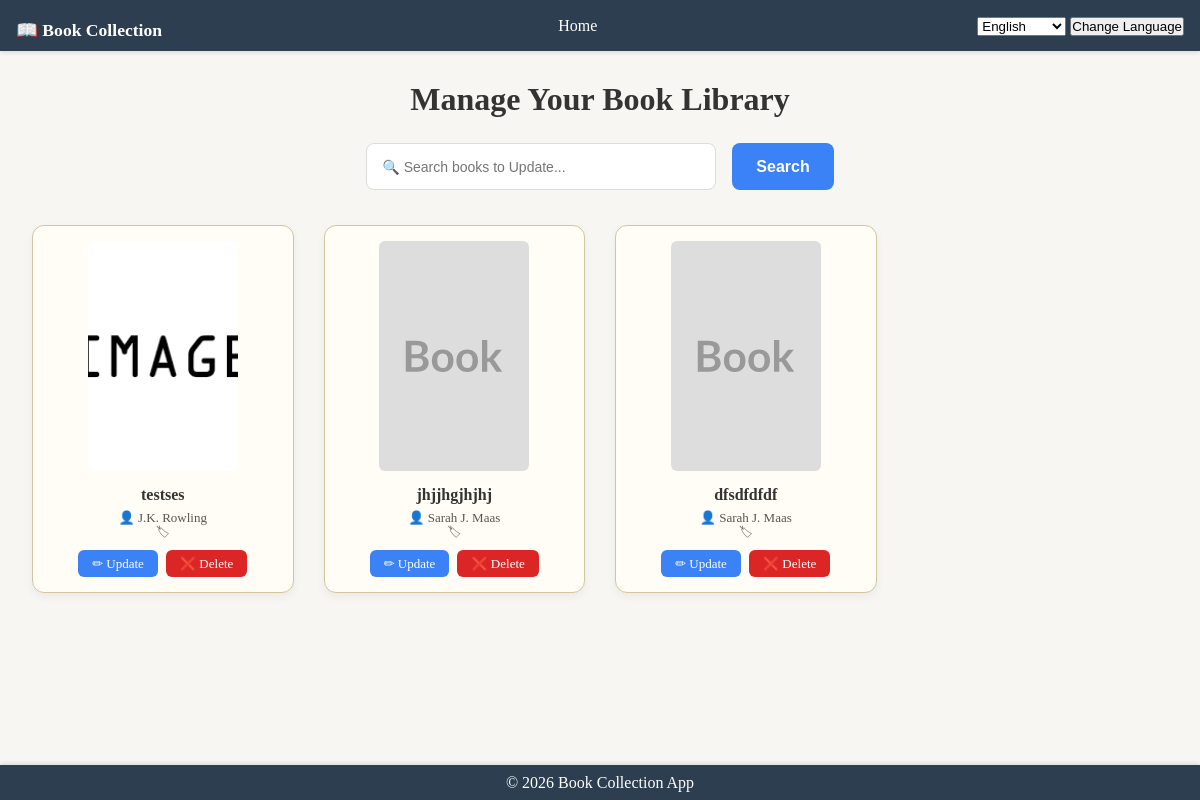
The app's page /home/manage_books/, older data.
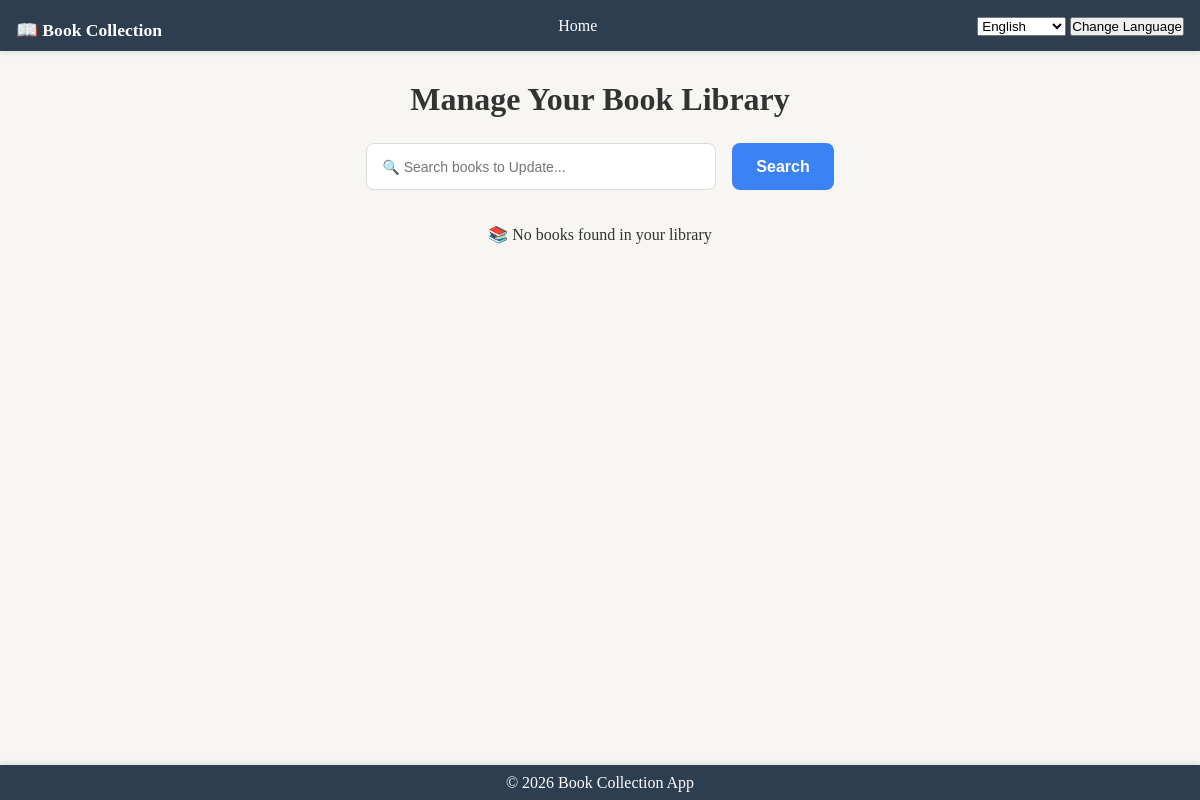
The same page, newer data.
### books/models.py (models this page shows, shortened)
class Book(models.Model):
    category = models.ForeignKey(
        Category, on_delete=models.PROTECT, related_name="books"
    )
    title = models.CharField(_("Book Title"), max_length=40)
    slug = models.SlugField(unique=True)
    book_author = models.CharField(_("Book author"), max_length=30, blank=True)
    description = models.TextField(blank=True)
    author = models.ForeignKey(User, on_delete=models.SET_NULL, null=True)
    price = models.DecimalField(max_digits=8, decimal_places=2, validators=[MinValueValidator(0)])
    discount_price = models.DecimalField(
        max_digits=8,
        decimal_places=2,
        null=True,
        blank=True,
        validators=[MinValueValidator(0)],
    )
    stock = models.PositiveIntegerField(default=0)
    is_active = models.BooleanField(default=True)
    created_at = models.DateTimeField(auto_now_add=True)
    updated_at = models.DateTimeField(auto_now=True)
    photo = models.ImageField(upload_to="images/", blank=True, null=True)
    objects = models.Manager()
    active = ActiveProductManager()
    class Meta:
        ordering = ["-created_at"]
        constraints = [
            models.CheckConstraint(
                condition=models.Q(stock__gte=0),
                name="non_negative_stock"
            )
        ]
    DEFAULT_IMAGE = "/static/default_image.svg"
    def get_photo_url(self):
        if self.photo:
            return self.photo.url
        return self.DEFAULT_IMAGE

### books/views.py (the view)
# urls.py: path('manage_books/', ManageBookListView.as_view(), name="manage_books"),
class ManageBookListView(BaseBooksListView):
    template_name = "manage_books.html"

### books/views.py (called while the page is built)
    def get_queryset(self):
        qs = super().get_queryset()
        query = self.request.GET.get("q")
        if query:
            qs = qs.filter(
                Q(name__icontains=query) |
                Q(book_author__icontains=query) |
                Q(category__name__icontains=query)
            )
        return qs

### books/templates/manage_books.html (shortened to what this page needs)
{% extends "base.html" %}
{% block content %}
    <h2 class="library-panel-title">Manage Your Book Library</h2>
    <form method="get" class="library-search-bar">
        <input type="text" name="q" placeholder="🔍 Search books to Update..." value="{{ query|default:'' }}">
        <button type="submit">Search</button>
    </form>
    <section class="library-grid">
        {% for book in books %}
            <div class="library-book-card">
                <div class="library-book-cover">
                    <img src="{{ book.get_photo_url }}" alt="book cover">
                </div>
                <div class="library-book-info">
                    <h3 class="library-book-title">
                        {{ book.title }}
                    </h3>
                    <p class="library-book-author">
                        👤 {{ book.book_author }}
                    </p>
                    <p class="library-book-category">
                        🏷 {{ book.category }}
                    </p>
                </div>
                <div class="card-actions">
                    <a href="{% url 'update_book' book.pk %}" class="update-button">
                        ✏ Update
                    </a>
                    <a href="{% url 'delete_book' book.pk %}" class="delete-button">
                        ❌ Delete
                    </a>
                </div>
            </div>
        {% empty %}
            <p class="library-no-books">
                📚 No books found in your library
            </p>
        {% endfor %}
    </section>
{% endblock %}

### books/templates/base.html (shortened to what this page needs)
<!DOCTYPE html>
{% load i18n %}
{% load static %}
{% get_current_language as LANGUAGE_CODE %}
{% get_current_language_bidi as LANGUAGE_BIDI %}
<html lang="{{ LANGUAGE_CODE }}" dir="{% if LANGUAGE_BIDI %}rtl{% else %}ltr{% endif %}">
<head>
	<link rel="stylesheet" href="{% static 'book_app_style.css' %}">
</head>
<body>
<header>
	<h1><a href="{% url 'home' %}">📖 Book Collection</a></h1>
	<nav>
		<a href="{% url 'home' %}">Home</a>
	</nav>
	<div>
		<form action="{% url 'set_language' %} " method="post">
			<select name="language">
				{% get_available_languages as LANGUAGES %}
				{% get_language_info_list for LANGUAGES as languages %}
				{% for language in languages %}
				<option value="{{ language.code }}" {% if language.code == LANGUAGE_CODE %}selected{% endif %}>
					{{ language.name_local }}
				</option>
				{% endfor %}
			</select>
			<input type="submit" value="{% trans 'Change Language' %}">
		</form>
	</div>
</header>
<main>
	{% block content %} {% endblock %}
</main>
<footer>
	<p>&copy; 2026 Book Collection App</p>
</footer>
</body>
</html>

### books/static/book_app_style.css (style rules this page uses)
* { margin: 0; padding: 0; box-sizing: border-box; }
body { font-family: 'Georgia', 'Times New Roman', serif; line-height: 1.2; background-color: #f7f6f3; color: #333; min-height: 100vh; display: flex; flex-direction: column; }
header { position: fixed; top: 0; left: 0; width: 100%; background-color: #2c3e50; color: white; padding: 0.0rem 1rem; display: flex; justify-content: space-between; align-items: center; z-index: 1000; box-shadow: 0 2px 4px rgba(0, 0, 0, 0.1); }
header h1 a { color: white; text-decoration: none; font-size: 1.1rem; }
header nav a { color: white; text-decoration: none; margin-left: 1rem; padding: 0.5rem 1rem; border-radius: 4px; transition: background-color 0.3s; }
nav { position: sticky; top: 0; z-index: 1000; padding: 0.5rem 1rem; display: flex; gap: 1rem; }
main { flex: 1; padding: 5rem 2rem 4rem; max-width: 1200px; margin: 0 auto; width: 100%; }
.library-panel-title { text-align: center; font-size: 2rem; margin-bottom: 25px; }
.library-search-bar { display: flex; justify-content: center; margin-bottom: 35px; gap: 1rem }
.library-search-bar input { width: 350px; padding: 10px 15px; border-radius: 8px; border: 1px solid #dcdcdc; font-size: 14px; }
.library-search-bar button { padding: 0.9rem 1.5rem; border-radius: 8px; border: none; background-color: #3b82f6; color: white; font-size: 1rem; cursor: pointer; transition: all 0.3s ease; font-weight: bold; }
.library-grid { display: grid; grid-template-columns:repeat(auto-fill, minmax(220px, 1fr)); gap: 30px; }
.library-no-books { grid-column: 1/-1; text-align: center; }
footer { position: fixed; bottom: 0; left: 0; width: 100%; background-color: #2c3e50; color: white; text-align: center; padding: 0.5rem 2rem; z-index: 1000; box-shadow: 0 -2px 4px rgba(0, 0, 0, 0.1); }

Row changes from the older to the newer data that the page shows:
removed Book: get_photo_url (picture), title "testses", book_author "J.K. Rowling"
removed Book: title "jhjjhgjhjhj", book_author "Sarah J. Maas"
removed Book: title "dfsdfdfdf", book_author "Sarah J. Maas"
Text that changed along with them:
text now shown: "📚 No books found in your library"
